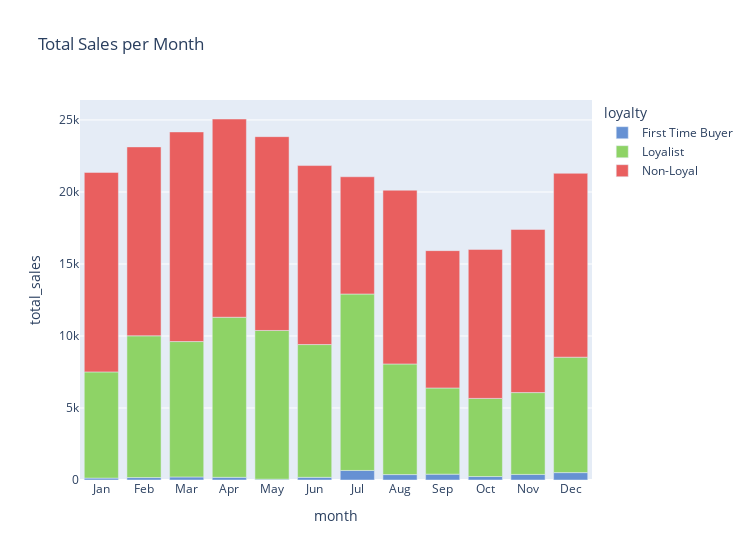

The notebook cell saved with this chart:
### Code cell
#TODO create a chart showing the times where they buy the company's products 
monthly_spent = df.groupby(['loyalty', 'month']).agg(total_sales=('price', 'sum')).reset_index()
monthly_spent['month'] = pd.to_datetime(monthly_spent['month'], format='%m').dt.month_name().str[:3]
fig_history = px.bar(monthly_spent, x='month', y='total_sales', color='loyalty', title='Total Sales per Month', width=750, color_discrete_sequence=[clr_ftb, clr_loy, clr_nloy])
fig_history.update_xaxes(dtick=1)
fig_history.show()

### Figure 1 — Plotly figure (JSON) as saved in the notebook; plotly's stock layout.template omitted (floating-point values rounded to 4 significant figures)
{"data": [{"alignmentgroup": "True", "hovertemplate": "loyalty=First Time Buyer<br>month=%{x}<br>total_sales=%{y}<extra></extra>", "legendgroup": "First Time Buyer", "marker": {"color": "#6691d3", "pattern": {"shape": ""}}, "name": "First Time Buyer", "offsetgroup": "First Time Buyer", "orientation": "v", "showlegend": true, "textposition": "auto", "type": "bar", "x": ["Jan", "Feb", "Mar", "Apr", "May", "Jun", "Jul", "Aug", "Sep", "Oct", "Nov", "Dec"], "xaxis": "x", "y": [131.0, 169.9, 211.3, 184.7, 58.15, 184.8, 662.4, 376.6, 405.5, 240.7, 387.2, 512.2], "yaxis": "y"}, {"alignmentgroup": "True", "hovertemplate": "loyalty=Loyalist<br>month=%{x}<br>total_sales=%{y}<extra></extra>", "legendgroup": "Loyalist", "marker": {"color": "#8ed366", "pattern": {"shape": ""}}, "name": "Loyalist", "offsetgroup": "Loyalist", "orientation": "v", "showlegend": true, "textposition": "auto", "type": "bar", "x": ["Jan", "Feb", "Mar", "Apr", "May", "Jun", "Jul", "Aug", "Sep", "Oct", "Nov", "Dec"], "xaxis": "x", "y": [7375.0, 9843.0, 9402.0, 11120.0, 10330.0, 9221.0, 12250.0, 7681.0, 5984.0, 5424.0, 5683.0, 8016.0], "yaxis": "y"}, {"alignmentgroup": "True", "hovertemplate": "loyalty=Non-Loyal<br>month=%{x}<br>total_sales=%{y}<extra></extra>", "legendgroup": "Non-Loyal", "marker": {"color": "#e95f5f", "pattern": {"shape": ""}}, "name": "Non-Loyal", "offsetgroup": "Non-Loyal", "orientation": "v", "showlegend": true, "textposition": "auto", "type": "bar", "x": ["Jan", "Feb", "Mar", "Apr", "May", "Jun", "Jul", "Aug", "Sep", "Oct", "Nov", "Dec"], "xaxis": "x", "y": [13850.0, 13120.0, 14560.0, 13770.0, 13460.0, 12430.0, 8141.0, 12070.0, 9537.0, 10350.0, 11330.0, 12769], "yaxis": "y"}], "layout": {"barmode": "relative", "legend": {"title": {"text": "loyalty"}, "tracegroupgap": 0}, "title": {"text": "Total Sales per Month"}, "width": 750, "xaxis": {"anchor": "y", "domain": [0, 1], "dtick": 1, "title": {"text": "month"}}, "yaxis": {"anchor": "x", "domain": [0, 1], "title": {"text": "total_sales"}}}}
